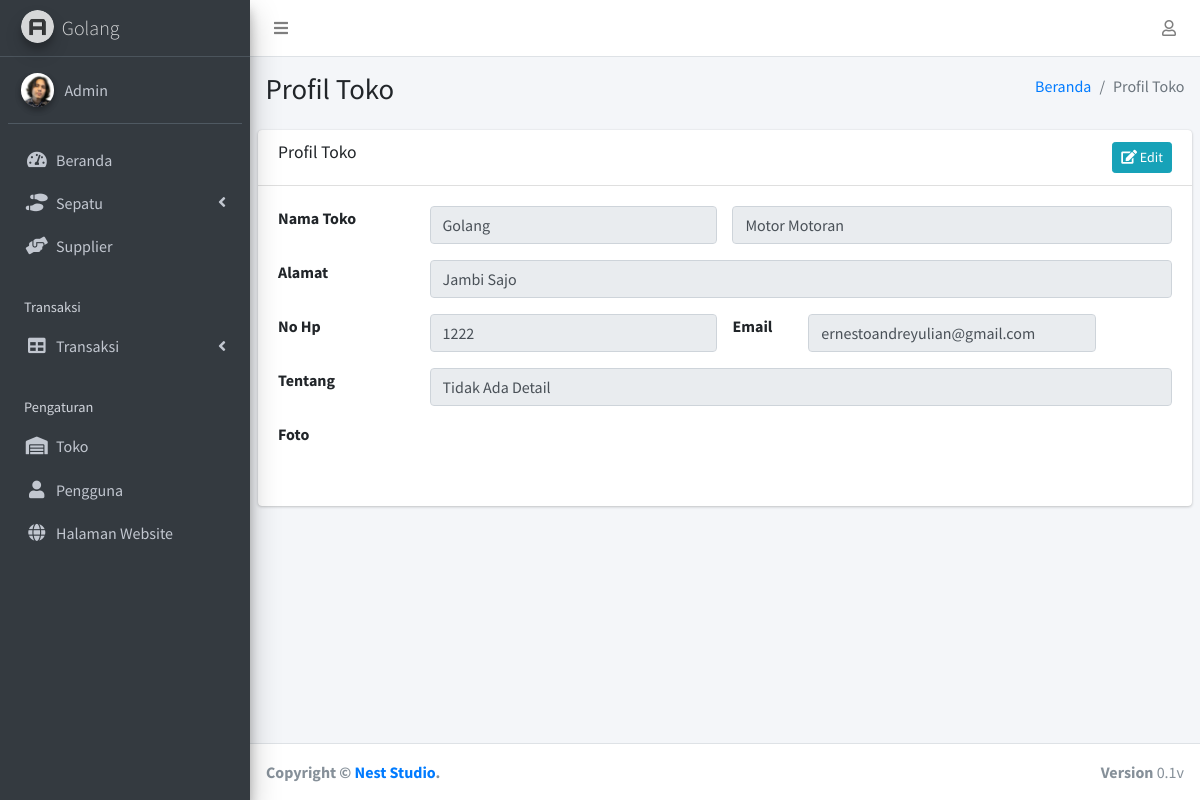
Page /admin/?halaman=instansi (signed in) on the committed database.
### tables this page shows
CREATE TABLE `tb_profil_perusahaan` (
  `id_profil` int(11) NOT NULL,
  `nama` varchar(30) NOT NULL,
  `slogan` varchar(30) NOT NULL,
  `alamat` text NOT NULL,
  `no_hp` varchar(13) NOT NULL,
  `email` varchar(40) NOT NULL,
  `detail` text NOT NULL,
  `logo` varchar(100) NOT NULL
);

### admin/model/perusahaan/perusahaan_profil.php (called while the page is built)
<?php
    $sql = mysqli_query ($koneksi, "select* from tb_profil_perusahaan");
    $result = $sql->fetch_assoc();
?>

### admin/view/perusahaan/perusahaan_form.php (the view, shortened to what this page needs)
<div class="content-wrapper">
    <section class="content-header">
      <div class="container-fluid">
        <div class="row mb-2">
          <div class="col-sm-6">
            <h1>Profil Toko</h1>
          </div>
          <div class="col-sm-6">
            <ol class="breadcrumb float-sm-right">
              <li class="breadcrumb-item"><a href="./">Beranda</a></li>
              <li class="breadcrumb-item active">Profil Toko</li>
            </ol>
          </div>
         </section>
    <section class="content">
      <div class="row">
        <div class="col-12">
       <div class="card card-default">
         <div class="card-header">
           <h3 class="card-title">Profil Toko</h3>
           <div class="float-right">
           <button onclick = "GFG_Run();" class="btn btn-info btn-sm" id="btnedit"> <i class="fas fa-edit"></i> Edit</button>
          </div>
         </div>
         <form class="form-horizontal" action="" method="post" enctype="multipart/form-data">
           <div class="card-body">
             <div class="form-group row">
               <label for="nama_merek" class="col-sm-2 control-label">Nama Toko</label>
               <div class="col-sm-4">
                 <input type="text" class="form-control" name="nama" id="" value="<?php echo $result['nama']; ?>"  readonly="true">
               </div>
               <div class="col-sm-6">
                 <input type="text" class="form-control" name="slogan" value="<?php echo $result['slogan']; ?>" readonly="true">
               </div>
             </div>
             <div class="form-group row">
               <label for="nama_merek" class="col-sm-2 control-label">Alamat</label>
               <div class="col-sm-10">
                 <input type="text" class="form-control" name="alamat" value="<?php echo $result['alamat']; ?>" readonly="true" >
               </div>
             </div>
             <div class="form-group row">
               <label for="nama_merek" class="col-sm-2 control-label">No Hp</label>
               <div class="col-sm-4">
                 <input type="text" class="form-control" name="no_hp" value="<?php echo $result['no_hp']; ?>" readonly="true" >
               </div>
               <label for="nama_merek" class="col-sm-1 control-label">Email</label>
               <div class="col-sm-4">
                 <input type="text" class="form-control" name="email" value="<?php echo $result['email']; ?>" readonly="true" >
               </div>
             </div>
             <div class="form-group row">
               <label for="nama_merek" class="col-sm-2 control-label">Tentang</label>
               <div class="col-sm-10">
                 <input type="text" class="form-control" name="detail" value="<?php echo $result['detail']; ?>" readonly="true" >
               </div>
             </div>
             <div class="form-group row">
               <label for="" class="col-sm-2 control-label">Foto</label>
               <div class="col-sm-3">
               </div>
             </div>
           </div>
         </form>
       </div>
       </div>
        </div>
    </section>
  </div>

### admin/index.php (shortened to what this page needs)
<?php
    if(!isset($_SESSION['nama_akun'])){
      header("location: ../.../../view/login.php");
    }else {
        $now = time();
        if ($now > $_SESSION['expire']) {
            session_destroy();
            header("location: ../.../../view/login.php");
        }else {
          $nama=$_SESSION['nama'];
          $foto=$_SESSION['foto'];
          include_once 'model/config.php';
          include_once 'model/perusahaan/perusahaan_profil.php';
?>
<!DOCTYPE html>
<html>
<head>
  <link rel="stylesheet" href="assets/plugins/fontawesome-free/css/all.min.css">
  <link rel="stylesheet" href="https://code.ionicframework.com/ionicons/2.0.1/css/ionicons.min.css">
  <link rel="stylesheet" href="assets/plugins/sweetalert2-theme-bootstrap-4/bootstrap-4.min.css">
  <link rel="stylesheet" href="assets/plugins/datatables-bs4/css/dataTables.bootstrap4.css">
  <link rel="stylesheet" href="assets/dist/css/adminlte.min.css">
</head>
<body class="hold-transition sidebar-mini">
<div class="wrapper">
  <nav class="main-header navbar navbar-expand navbar-white navbar-light">
    <ul class="navbar-nav">
      <li class="nav-item">
        <a class="nav-link" data-widget="pushmenu" href="#"><i class="fas fa-bars"></i></a>
      </li>
    </ul>
    <ul class="navbar-nav ml-auto">
      <li class="nav-item dropdown">
        <a class="nav-link" data-toggle="dropdown" href="#">
          <i class="far fa-user"></i>
        </a>
      </li>
    </ul>
  </nav>
  <aside class="main-sidebar sidebar-dark-primary elevation-4">
    <a href="assets/index3.html" class="brand-link">
      <img src="assets/dist/img/AdminLTELogo.png"
           alt="AdminLTE Logo"
           class="brand-image img-circle elevation-3"
           style="opacity: .8">
      <span class="brand-text font-weight-light"><?php echo $result['nama'];?></span>
    </a>
    <div class="sidebar">
      <div class="user-panel mt-3 pb-3 mb-3 d-flex">
        <div class="image">
          <img src="upload/pengguna/<?php echo($foto)?>" class="img-circle elevation-2" alt="a">
        </div>
        <div class="info">
          <a href="#" class="d-block"><?php echo($nama)?></a>
        </div>
      </div>
      <nav class="mt-2">
        <ul class="nav nav-pills nav-sidebar flex-column" data-widget="treeview" role="menu" data-accordion="false">
          <li class="nav-item ">
            <a href="./" class="nav-link ">
              <i class="nav-icon fas fa-tachometer-alt"></i>
              <p>
                Beranda
              </p>
            </a>
          </li>
          <li class="nav-item has-treeview ">
            <a href="#" class="nav-link ">
            <i class="fas fa-shoe-prints nav-icon"></i>
              <p>
                Sepatu
                <i class="fas fa-angle-left right"></i>
              </p>
            </a>
          </li>
          <li class="nav-item">
                <a href="?halaman=supplier" class="nav-link">
                <i class="fas fa-hands-helping nav-icon"></i>
                  <p>Supplier</p>
                </a>
              </li>
          <li class="nav-header">Transaksi</li>
          <li class="nav-item has-treeview ">
            <a href="#" class="nav-link ">
              <i class="nav-icon fas fa-table"></i>
              <p>
                Transaksi
                <i class="fas fa-angle-left right"></i>
              </p>
            </a>
          </li>
          <li class="nav-header">Pengaturan</li>
          <li class="nav-item">
                <a href="?halaman=instansi" class="nav-link">
                <i class="fas fa-warehouse  nav-icon"></i>
                  <p>Toko</p>
                </a>
              </li>
              <li class="nav-item">
                <a href="?halaman=pengguna" class="nav-link">
                  <i class="fa fa-user nav-icon"></i>
                  <p>Pengguna</p>
                </a>
              </li>
          <li class="nav-item">
            <a href="../" class="nav-link">
            <i class="fas fa-globe nav-icon"></i>
              <p>Halaman Website</p>
            </a>
          </li>
        </ul>
      </nav>
    </div>
  </aside>
    <?php include 'page.php'; ?>
  <footer class="main-footer">
    <div class="float-right d-none d-sm-block">
      <b>Version</b> 0.1v
    </div>
    <strong>Copyright &copy; <a href="">Nest Studio</a>.</strong>
  </footer>
</div>
<?php
        }
    }
?>
</body>
</html>

### rows in the picture
tb_profil_perusahaan: nama "Golang", slogan "Motor Motoran", alamat "Jambi Sajo", no_hp "1222", email "ernestoandreyulian@gmail.com", detail "Tidak Ada Detail"

### other values in the picture
$nama "Admin"
